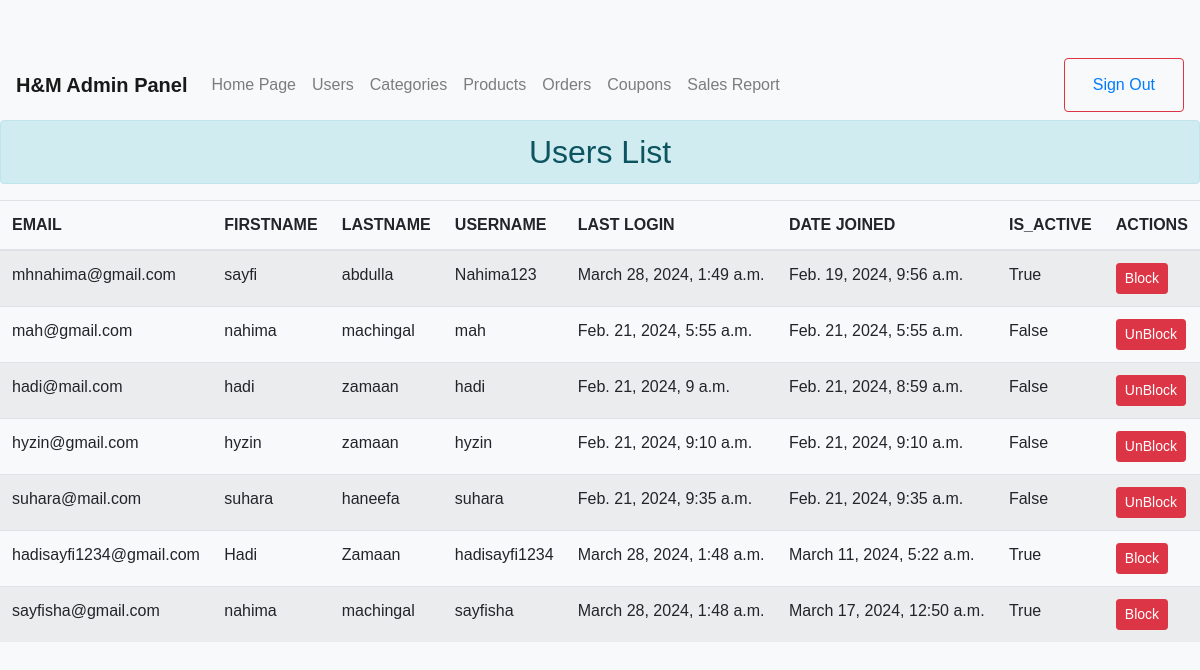
The app's page /adminn/users/ (signed in), older data.
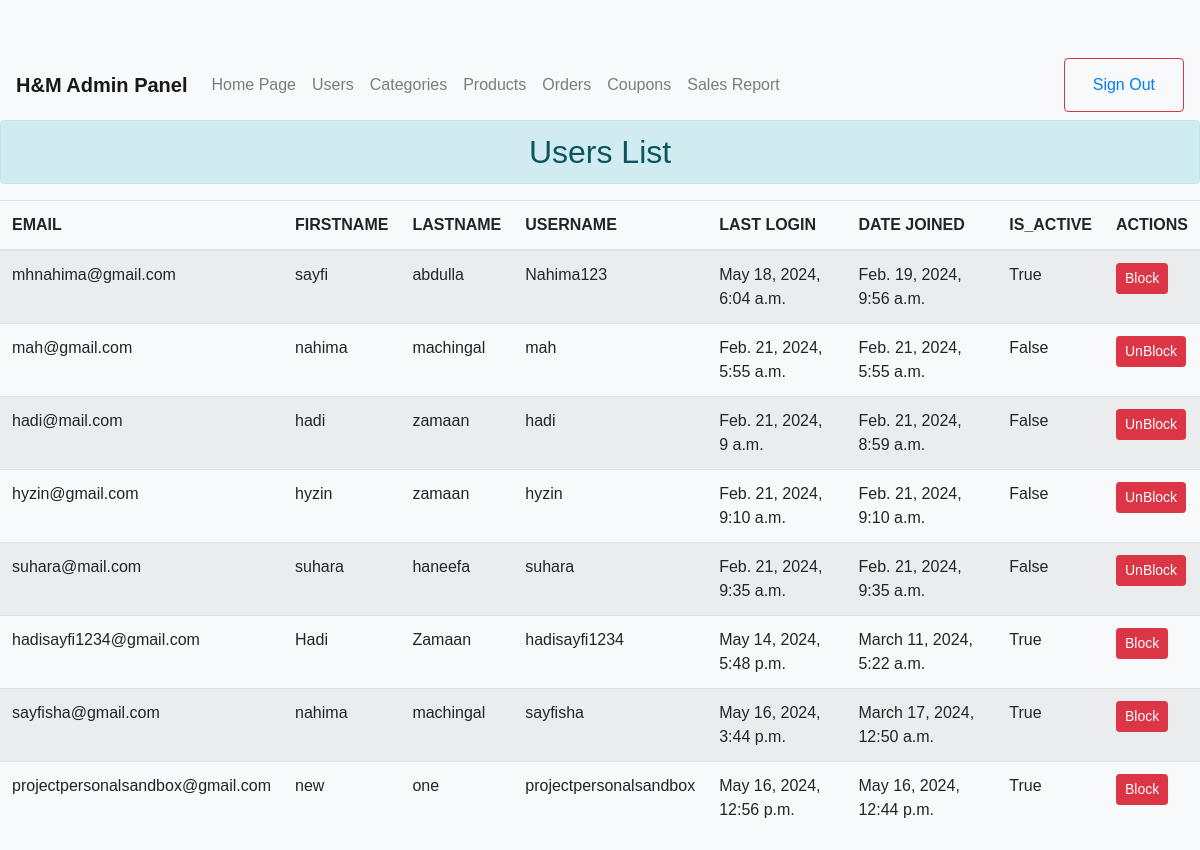
The same page, newer data.
### accounts/models.py (models this page shows, shortened)
class Account(AbstractBaseUser):
    first_name = models.CharField(max_length=50)
    last_name = models.CharField(max_length=50)
    username = models.CharField(max_length=50, unique=True)
    email = models.EmailField(max_length=100, unique=True)
    phone_number = models.CharField(max_length=50)
    date_joined = models.DateTimeField(auto_now_add=True)
    last_login = models.DateTimeField(auto_now_add=True)
    is_admin = models.BooleanField(default=False)
    is_staff = models.BooleanField(default=False)
    is_active = models.BooleanField(default=False)
    is_superadmin = models.BooleanField(default=False)
    USERNAME_FIELD = 'email'
    REQUIRED_FIELDS = ['username', 'first_name', 'last_name']
    objects = MyAccountManager()

### adminn/views.py (the view)
    def _wrapped_view(request, *args, **kwargs):
        if request.user.is_authenticated and request.user.is_superadmin:
            return view_func(request, *args, **kwargs)
        else:
            return redirect('loginn')  # Redirect to the dashboard or any other page

### adminn/views.py (called while the page is built)
def superuser_required(view_func):
    def _wrapped_view(request, *args, **kwargs):
        if request.user.is_authenticated and request.user.is_superadmin:
            return view_func(request, *args, **kwargs)
        else:
            return redirect('loginn')  # Redirect to the dashboard or any other page
    return _wrapped_view

@superuser_required
def users(request):
    accounts = Account.objects.all()  # You can filter or order the queryset as needed
    context = {'accounts': accounts}
    return render(request, 'adminn/users.html', context)

### carts/context_processors.py (called while the page is built, shortened)
def counter(request):
    cart_count = 0
    if 'admin' in request.path:
        return {}
    return dict(cart_count=cart_count)

### category/context_processors.py (called while the page is built)
def menu_links(request):
    links = Category.objects.all()
    return dict(links=links)

### store/context_processors.py (called while the page is built)
def wishlist_count(request):
    wishlist_items = []
    if request.user.is_authenticated:
        wishlist_items = Wishlist.objects.filter(user=request.user)
    return {'wishlist_count': len(wishlist_items)}

### templates/adminn/users.html
{% extends 'adminn/adminbase.html' %}
{% block content %}
    <h2 class="text-center alert alert-info">Users List</h2>
    <table class="table table-striped">
        <thead>
            <tr>
                <th>EMAIL</th>
                <th>FIRSTNAME</th>
                <th>LASTNAME</th>
                <th>USERNAME</th>
                <th>LAST LOGIN</th>
                <th>DATE JOINED</th>
                <th>IS_ACTIVE</th>
                <th>ACTIONS</th>
            </tr>
        </thead>
        <tbody>
            {% for account in accounts %}
            <tr>
                <td>{{ account.email }}</td>
                <td>{{ account.first_name }}</td>
                <td>{{ account.last_name }}</td>
                <td>{{ account.username }}</td>
                <td>{{ account.last_login }}</td>
                <td>{{ account.date_joined }}</td>
                <td>{{ account.is_active }}</td>
                <td>
                <div class="btn-group" role="group">
                    {% if account.is_active %}
                    <a href="{% url 'adminn:blockuser' account.id %}" class="btn btn-sm btn-danger" onclick="return confirm('Are you sure you want to block this user?');">Block</a>
                    {% else %}
                    <a href="{% url 'adminn:unblockuser' account.id %}" class="btn btn-sm btn-danger" onclick="return confirm('Are you sure you want to block this user?');">UnBlock</a>
                    {% endif %}
                    </div>
                </td>
            </tr>
            {% endfor %}
        </tbody>
    </table>
{% endblock content %}

Row changes from the older to the newer data that the page shows:
changed Account "mhnahima@gmail.com": last_login "March 28, 2024, 1:49 a.m." → "May 18, 2024, 6:04 a.m."
changed Account "hadisayfi1234@gmail.com": last_login "March 28, 2024, 1:48 a.m." → "May 14, 2024, 5:48 p.m."
changed Account "sayfisha@gmail.com": last_login "March 28, 2024, 1:48 a.m." → "May 16, 2024, 3:44 p.m."
added Account: email "projectpersonalsandbox@gmail.com", first_name "new", last_name "one", username "projectpersonalsandbox", last_login "May 16, 2024, 12:56 p.m.", date_joined "May 16, 2024, 12:44 p.m.", is_active "True", shows "Block"
